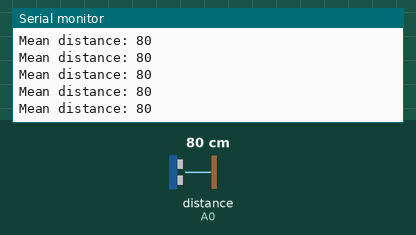
Recording of a sketch running on a simulated Arduino Mega 2560, built with avr-gcc and run on an emulated ATmega2560. On the bench: the last lines printed to the serial monitor. The inputs (shaded band) are chosen by the test bench; at power-on: distance to the obstacle (sensor on A0) 80 cm.

Above: at 1.2 s.
1.3 s: distance to the obstacle (sensor on A0) set to 2 cm
At 1.9 s:
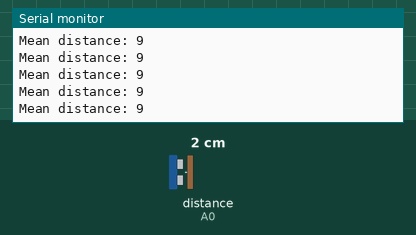
4.3 s: distance to the obstacle (sensor on A0) set to 9 cm
7.3 s: distance to the obstacle (sensor on A0) set to 4 cm
10.3 s: distance to the obstacle (sensor on A0) set to 120 cm
At 10.8 s:
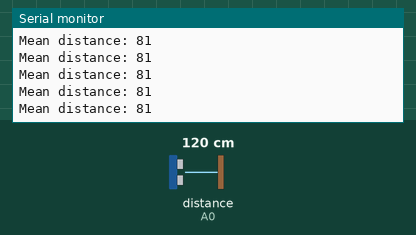
Timing chart, 0 to 13.3 s (numbered marks = the images above; inputs shaded):
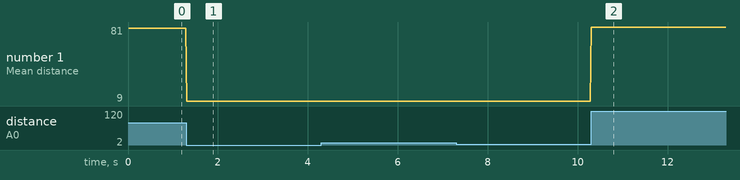

The sketch:

Sharp_test.ino
```cpp
/*******************************************************************************
Программа для проверки работоспособности ИК датчика расстояния Sharp

Версия платы Livetronic: RoboMega5

Дата редакции: 22-03-2017

Разработчик: Артур Голубцов
*******************************************************************************/

#include <SharpIR.h>    // Для работы необходимо подключить библиотеку, которая лежит в папке с примером
#define ir A0           // Аналоговый порт для подключения датчика
#define model 1080      // Модель датчика (либо 1080 для GP2Y0A21Y, либо 20150 для GP2Y0A02Y)

SharpIR sharp(ir, 25, 93, model);

// ir: аналоговый порт для подключения датчика
// 25: число измерений расстояния для усреднения итогового результата
// 93: максимальная разница показаний АЦП ардуино (диапазон значений 0..1023)
// между текущим измерением и последним измерением из выборки для попадания текущего измерения в выборку.
// model: целое число, определяющее модель датчика

void setup(){
  Serial.begin(9600);     // Запускаем последовательный порт
  pinMode (ir, INPUT);    // Режим работы пина, к которому подключён датчик - вход
}

void loop() {
  int dis = sharp.distance();       // Функция, которая возвращает расстояние в сантиметрах
  Serial.print("Mean distance: ");  // Записываем полученное расстояние в последовательный порт
  Serial.println(dis);
}
```

Measured:
- after the input at 1.3 s, the serial monitor: prints a new line at once (image 1)
- after the input at 10.3 s, the serial monitor: prints a new line at once (image 2)
- plotted number 1: 80 → 9 after the input at 1.3 s, 9 → 81 after the input at 10.3 s
